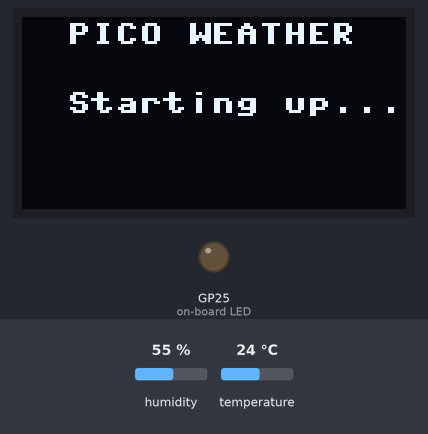
A program run on a simulated Raspberry Pi Pico running MicroPython. Shown: 128×64 one-colour display, output pins drawn as LEDs (lit = HIGH). The test bench sets the inputs (shaded band); at power-on: humidity 55 %, temperature 24 °C. WiFi joins after 1.5 s; values from a settings file that is not in the repository are placeholders; a WiFi scan finds one network, HomeNet; library files of the repository ran but are not shown: ssd1306.py; what the program prints to the serial console is not drawn.

Above: at 2.6 s.
At 10.0 s:
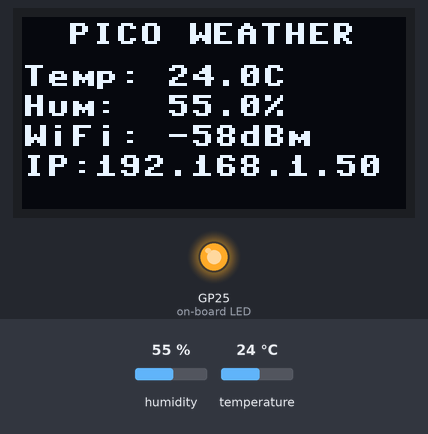
10.1 s: humidity set to 22 %
At 15.1 s:
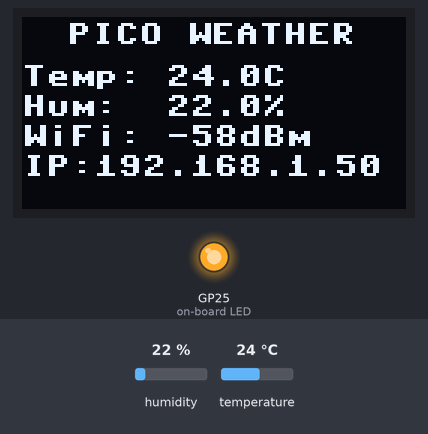
15.4 s: temperature set to 12 °C
At 19.5 s:
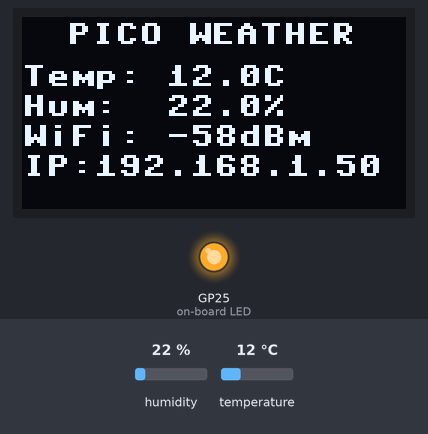
22.0 s: humidity set to 40 %
At 24.9 s:
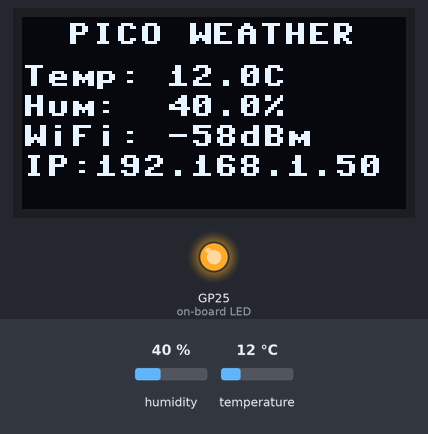
25.5 s: temperature set to 19 °C
Timing chart, 0 to 28.5 s (numbered marks = the images above; inputs shaded):
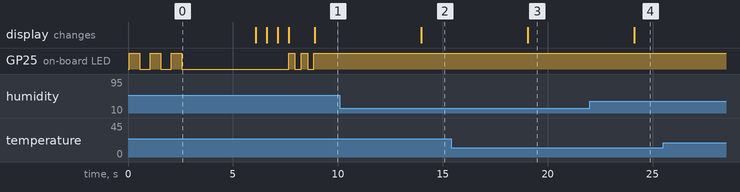

Measured:
- after the input at 10.1 s, the display: changes after 3.9 s (image 2)
- after the input at 15.4 s, the display: changes after 3.7 s (image 3)
- after the input at 22.0 s, the display: changes after 2.1 s (image 4)

The program:

main.py
```python
# Pico W Weather Station - Refactored Main File
from machine import Pin, I2C
import dht
import time
import ssd1306
import sys

# Import our modular components
from display_utils import DisplayManager
from wifi_manager import WiFiManager
from led_controller import LEDController
from web_server import WeatherWebServer

# Hardware Configuration
sensor = dht.DHT22(Pin(2))
i2c = I2C(0, sda=Pin(4), scl=Pin(5), freq=400000)
oled_display = ssd1306.SSD1306_I2C(128, 64, i2c)

# Initialize managers
led = LEDController()
display = DisplayManager(oled_display)

# Show startup message and LED sequence
display.show_startup_message()
led.startup_sequence()

# Load WiFi configuration
try:
    from config import SSID, PASSWORD
    ssid, password = SSID, PASSWORD
except ImportError:
    print("Error importing configuration - config.py not found")
    print("Please create config.py with SSID and PASSWORD")
    sys.exit()

# Initialize WiFi with display feedback
wifi = WiFiManager(ssid, password, display, led)
wifi.scan_networks()

# Connect to WiFi
if not wifi.connect():
    print("Error: Check SSID and password")
    time.sleep(5)  # Give time to see the error on display
    sys.exit()

# Start web server
try:
    web_server = WeatherWebServer(wifi)
    web_server.start()
    led.on()  # Solid LED = server running
except Exception as e:
    print("Error starting server:", e)
    led.error_pattern()
    sys.exit()

# Main monitoring loop
print("Weather station running...")
last_update = 0
temp = hum = 0.0
prev_temp = prev_hum = prev_rssi = None

while True:
    try:
        current_time = time.ticks_ms()

        # Update sensor readings every 5 seconds
        if time.ticks_diff(current_time, last_update) > 5000:
            try:
                sensor.measure()
                temp = sensor.temperature()
                hum = sensor.humidity()
                wifi_rssi = wifi.get_rssi()

                # Update display only if values changed
                changed = prev_temp != temp or prev_hum != hum or prev_rssi != wifi_rssi
                if changed:
                    display.show_weather_data(temp, hum, wifi_rssi, wifi.wlan)
                    print(
                        f"Updated: temp={temp:.1f}°C, hum={hum:.1f}%, rssi={wifi_rssi}dBm"
                    )

                prev_temp, prev_hum, prev_rssi = temp, hum, wifi_rssi
                last_update = current_time

            except Exception as e:
                print("Error reading sensor:", e)
                led.off()
                time.sleep(0.05)
                led.on()

        # Handle web requests
        web_server.handle_request(temp, hum)

    except Exception as e:
        print("Error in main loop:", e)
        time.sleep(1)
```

display_utils.py
```python
# Display utility functions for OLED
from ssd1306 import SSD1306_I2C


class DisplayManager:
    def __init__(self, display):
        self.display = display

    def show_startup_message(self):
        """Show initial startup message"""
        self.display.fill(0)
        self.display.text("PICO WEATHER", 15, 2)
        self.display.text("Starting up...", 15, 25)
        self.display.show()

    def show_wifi_connecting(self, ssid, attempt, max_attempts, status=None):
        """Show WiFi connection status with progress bar"""
        self.display.fill(0)

        # Title
        self.display.text("PICO WEATHER", 15, 2)

        # Connection status
        self.display.text("Connecting to:", 5, 20)
        # Truncate SSID if too long
        short_ssid = ssid[:12] if len(ssid) > 12 else ssid
        self.display.text(short_ssid, 5, 30)

        # Fixed progress bar
        attempts_passed = max_attempts - attempt
        progress = attempts_passed / max_attempts
        bar_width = int(min(progress, 1.0) * 100)
        self.display.rect(10, 45, 102, 8, 1)  # Border
        if bar_width > 0:
            self.display.fill_rect(11, 46, bar_width, 6, 1)  # Progress

        self.display.show()


    def show_weather_data(self, temp, hum, wifi_rssi, wlan):
        """Display weather station data"""
        self.display.fill(0)

        # Title
        self.display.text("PICO WEATHER", 15, 2)

        # Temperature
        temp_str = f"{temp:.1f}C"
        self.display.text(f"Temp: {temp_str}", 0, 16)

        # Humidity
        hum_str = f"{hum:.1f}%"
        self.display.text(f"Hum:  {hum_str}", 0, 26)

        # WiFi status
        if wlan.isconnected():
            self.display.text(f"WiFi: {wifi_rssi}dBm", 0, 36)
        else:
            self.display.text("WiFi: Disconnected", 0, 36)

        # IP Address
        if wlan.isconnected():
            ip = wlan.ifconfig()[0].strip()
            self.display.text(f"IP:{ip}", 0, 46)

        self.display.show()

    def show_wifi_error(self, ssid, status_code):
        """Show WiFi connection error"""
        self.display.fill(0)

        # Title
        self.display.text("PICO WEATHER", 15, 2)

        # Error message
        self.display.text("WiFi Failed!", 20, 20)
        self.display.text(f"Network: {ssid[:10]}", 5, 32)
        self.display.text(f"Status: {status_code}", 5, 42)
        self.display.text("Check config!", 15, 52)

        self.display.show()
```

wifi_manager.py
```python
# WiFi connection management
import network
import time


class WiFiManager:
    def __init__(self, ssid, password, display_manager=None, led_controller=None):
        self.ssid = ssid
        self.password = password
        self.display_manager = display_manager
        self.led_controller = led_controller
        self.wlan = network.WLAN(network.STA_IF)
        self.wlan.active(True)

    def scan_networks(self):
        """Scan and return available networks"""
        print("WiFi active:", self.wlan.active())
        print("Available networks:")
        networks = self.wlan.scan()
        for net in networks:
            print("  ", net[0].decode("utf-8"))
        return networks

    def connect(self, timeout=90):
        """Connect to WiFi with timeout and display updates"""
        print(f"Connecting to: {self.ssid}")
        self.wlan.disconnect()
        time.sleep(1)
        self.wlan.connect(self.ssid, self.password)

        print("Connecting to Wi-Fi...", end="")
        max_wait = timeout

        while max_wait > 0:
            status = self.wlan.status()

            # Show connection progress on display if available
            if self.display_manager:
                self.display_manager.show_wifi_connecting(
                    self.ssid, max_wait, timeout, status
                )

            if status == 3:  # Connected and got IP
                break
            elif status < 0:  # Connection failed
                print(f"\nConnection error: {status}")
                if self.led_controller:
                    self.led_controller.error_pattern()
                return False

            max_wait -= 1
            time.sleep(0.5)
            print(".", end="")

            # LED feedback every 10 attempts
            if self.led_controller and max_wait % 10 == 0:
                self.led_controller.blink(1, 0.1)

        if self.wlan.isconnected():
            print(f"\nConnected: {self.wlan.ifconfig()}")
            if self.led_controller:
                self.led_controller.blink(2, 0.3)  # Success pattern
            return True
        else:
            status = self.wlan.status()
            print("\nWi-Fi connection failed")
            print("Status:", status)

            # Show error on display
            if self.display_manager:
                self.display_manager.show_wifi_error(self.ssid, status)

            if self.led_controller:
                self.led_controller.error_pattern()
            return False

    def is_connected(self):
        """Check if WiFi is connected"""
        return self.wlan.isconnected()

    def get_rssi(self):
        """Get WiFi signal strength"""
        return self.wlan.status("rssi") if self.is_connected() else -100

    def get_ip(self):
        """Get IP address"""
        return self.wlan.ifconfig()[0] if self.is_connected() else None
```

led_controller.py
```python
# LED control utilities
import time
from machine import Pin

class LEDController:
    def __init__(self, pin="LED"):
        self.led = Pin(pin, Pin.OUT)

    def blink(self, times, delay=0.2):
        """Blink LED for status indication"""
        for _ in range(times):
            self.led.on()
            time.sleep(delay)
            self.led.off()
            time.sleep(delay)

    def error_pattern(self):
        """Fast blinking pattern for errors"""
        for _ in range(10):
            self.led.on()
            time.sleep(0.1)
            self.led.off()
            time.sleep(0.1)

    def on(self):
        """Turn LED on"""
        self.led.on()

    def off(self):
        """Turn LED off"""
        self.led.off()

    def startup_sequence(self):
        """LED startup indication"""
        self.blink(3, 0.5)
```

web_server.py
```python
# Simple web server for weather data
import socket

class WeatherWebServer:
    def __init__(self, wifi_manager):
        self.wifi_manager = wifi_manager
        self.socket = None
        self.html_template = """<!DOCTYPE html>
<html>
  <head><title>Pico W DHT22</title></head>
  <body><h1>Temperature and Humidity</h1>
    <p>Temp: {temp:.1f} &deg;C<br>Hum: {hum:.1f} %</p>
  </body>
</html>"""

    def start(self):
        """Start the web server"""
        if not self.wifi_manager.is_connected():
            raise Exception("WiFi not connected")

        addr = socket.getaddrinfo("0.0.0.0", 80)[0][-1]
        self.socket = socket.socket()
        self.socket.setsockopt(socket.SOL_SOCKET, socket.SO_REUSEADDR, 1)
        self.socket.bind(addr)
        self.socket.listen(1)
        print(f"HTTP server at http://{self.wifi_manager.get_ip()}:80")
        return True

    def handle_request(self, temp, hum, timeout=0.5):
        """Handle incoming web requests (non-blocking)"""
        if not self.socket:
            return

        self.socket.settimeout(timeout)
        try:
            cl, addr = self.socket.accept()
            print("Web request from", addr)

            try:
                # Read HTTP request with timeout
                cl.settimeout(2.0)  # Give client time to send request
                request = cl.recv(1024)

                if not request:
                    cl.close()
                    return

                request_str = request.decode("utf-8")

                # Parse request path
                request_line = request_str.split("\r\n")[0]
                path = request_line.split(" ")[1] if len(request_line.split(" ")) > 1 else "/"

                if path == "/favicon.ico":
                    # Return 404 for favicon
                    self._send_404(cl)
                else:
                    # Serve main page
                    self._send_weather_page(cl, temp, hum)

            except Exception as e:
                print(f"Error processing request: {e}")
            finally:
                try:
                    cl.close()
                except:
                    pass  # Socket may already be closed

        except OSError:
            # No incoming connections (normal for non-blocking)
            pass
        except Exception as e:
            print(f"Server error: {e}")
            # Try to restart server if needed
            self._restart_if_needed()

    def _send_404(self, client):
        """Send 404 response"""
        error_response = "404 Not Found"
        headers = "HTTP/1.1 404 Not Found\r\n"
        headers += "Connection: close\r\n"
        headers += f"Content-Length: {len(error_response)}\r\n\r\n"
        client.send(headers.encode("utf-8"))
        client.send(error_response.encode("utf-8"))

    def _send_weather_page(self, client, temp, hum):
        """Send weather data page"""
        response = self.html_template.format(temp=temp, hum=hum)
        headers = "HTTP/1.1 200 OK\r\n"
        headers += "Content-Type: text/html; charset=utf-8\r\n"
        headers += "Access-Control-Allow-Origin: *\r\n"
        headers += "Connection: close\r\n"
        headers += f"Content-Length: {len(response)}\r\n\r\n"

        client.send(headers.encode("utf-8"))
        client.send(response.encode("utf-8"))

    def _restart_if_needed(self):
        """Restart server if socket is broken"""
        try:
            if self.socket:
                self.socket.close()
        except:
            pass

        try:
            # Restart server
            self.start()
            print("Web server restarted")
        except Exception as e:
            print(f"Failed to restart server: {e}")
```
